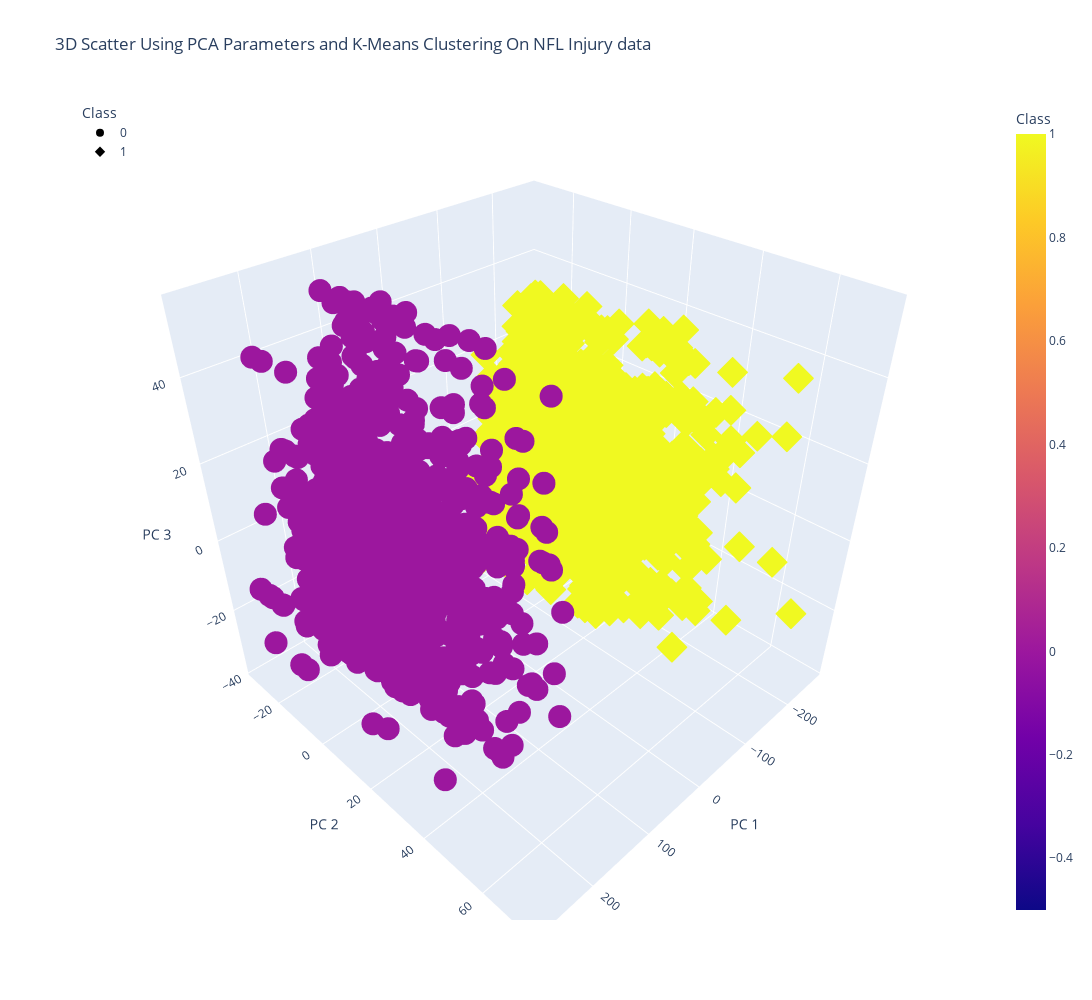

Notebook source saved alongside this figure:
### Markdown cell above
## Cluster Visualization

### Code cell
fig = px.scatter_3d(
    clustered_play_injuries,
    x = "PC 1", 
    y = "PC 2", 
    z = "PC 3", 
    color='Class', 
    symbol='Class', 
    width=1200,
    height=1000, 
    title="3D Scatter Using PCA Parameters and K-Means Clustering On NFL Injury data", 
    hover_name = "FieldType", 
    hover_data=[clustered_play_injuries.Injury_Duration, 
        clustered_play_injuries.Position,
        clustered_play_injuries.Weather,
        clustered_play_injuries.PlayType,
        clustered_play_injuries.StadiumType,
        clustered_play_injuries.BodyPart,
        clustered_play_injuries.RosterPosition,
        clustered_play_injuries.Temperature]
)

fig.update_layout(legend=dict(x=0, y=1))
fig.show()

### Figure 1 — Plotly figure (JSON) as saved in the notebook; plotly's stock layout.template omitted (floating-point values rounded to 4 significant figures; data arrays with more than 128 entries replaced by an {"elided": "..."} marker saying what was removed)
{"data": [{"customdata": {"elided": "1082x8 mixed values"}, "hovertemplate": "<b>%{hovertext}</b><br><br>Class=%{marker.color}<br>PC 1=%{x}<br>PC 2=%{y}<br>PC 3=%{z}<br>Injury_Duration=%{customdata[0]}<br>Position=%{customdata[1]}<br>Weather=%{customdata[2]}<br>PlayType=%{customdata[3]}<br>StadiumType=%{customdata[4]}<br>BodyPart=%{customdata[5]}<br>RosterPosition=%{customdata[6]}<br>Temperature=%{customdata[7]}<extra></extra>", "hovertext": {"elided": "1082 str values"}, "legendgroup": "0", "marker": {"color": {"elided": "1082 int values"}, "coloraxis": "coloraxis", "symbol": "circle"}, "mode": "markers", "name": "0", "scene": "scene", "showlegend": true, "type": "scatter3d", "x": {"elided": "1082 float values"}, "y": {"elided": "1082 float values"}, "z": {"elided": "1082 float values"}}, {"customdata": {"elided": "918x8 mixed values"}, "hovertemplate": "<b>%{hovertext}</b><br><br>Class=%{marker.color}<br>PC 1=%{x}<br>PC 2=%{y}<br>PC 3=%{z}<br>Injury_Duration=%{customdata[0]}<br>Position=%{customdata[1]}<br>Weather=%{customdata[2]}<br>PlayType=%{customdata[3]}<br>StadiumType=%{customdata[4]}<br>BodyPart=%{customdata[5]}<br>RosterPosition=%{customdata[6]}<br>Temperature=%{customdata[7]}<extra></extra>", "hovertext": {"elided": "918 str values"}, "legendgroup": "1", "marker": {"color": {"elided": "918 int values"}, "coloraxis": "coloraxis", "symbol": "diamond"}, "mode": "markers", "name": "1", "scene": "scene", "showlegend": true, "type": "scatter3d", "x": {"elided": "918 float values"}, "y": {"elided": "918 float values"}, "z": {"elided": "918 float values"}}], "layout": {"coloraxis": {"colorbar": {"title": {"text": "Class"}}, "colorscale": [[0, "#0d0887"], [0.1111, "#46039f"], [0.2222, "#7201a8"], [0.3333, "#9c179e"], [0.4444, "#bd3786"], [0.5556, "#d8576b"], [0.6667, "#ed7953"], [0.7778, "#fb9f3a"], [0.8889, "#fdca26"], [1, "#f0f921"]]}, "height": 1000, "legend": {"title": {"text": "Class"}, "tracegroupgap": 0, "x": 0, "y": 1}, "scene": {"domain": {"x": [0, 1], "y": [0, 1]}, "xaxis": {"title": {"text": "PC 1"}}, "yaxis": {"title": {"text": "PC 2"}}, "zaxis": {"title": {"text": "PC 3"}}}, "title": {"text": "3D Scatter Using PCA Parameters and K-Means Clustering On NFL Injury data"}, "width": 1200}}
